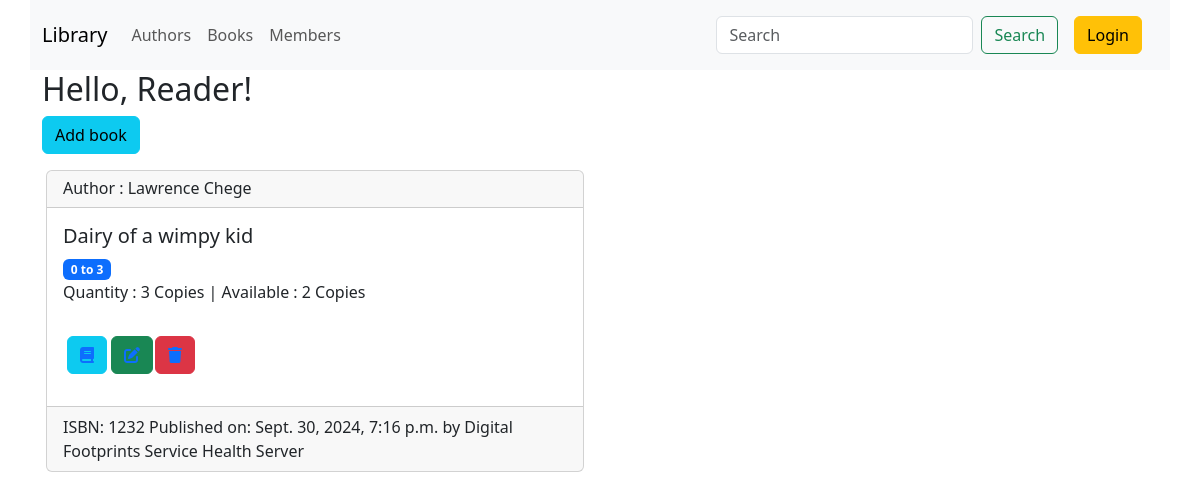
/books/, run on an earlier commit of the app's database.
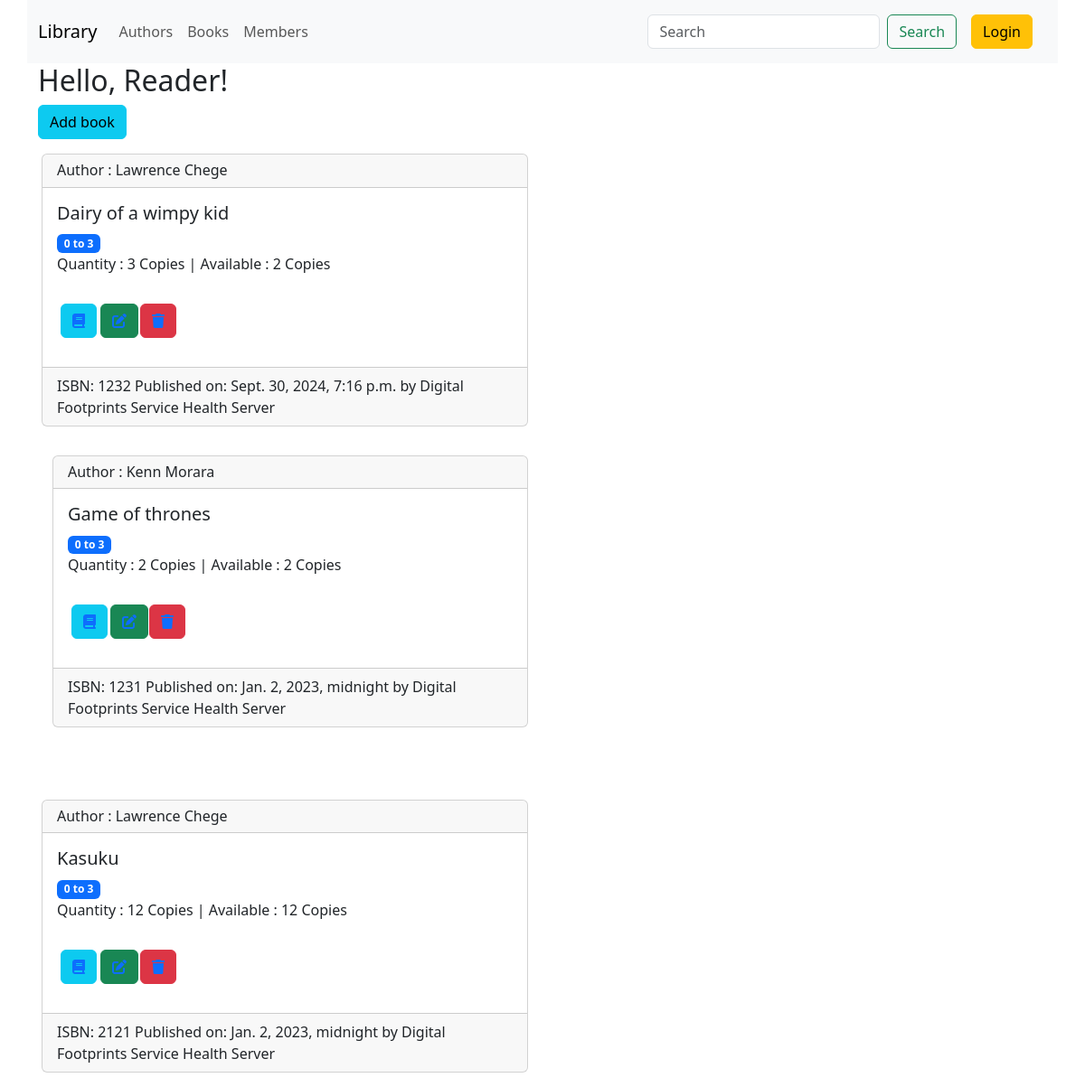
And on a later commit of the database.
### library/models.py (models this page shows, shortened)
class Book(models.Model):
    title = models.CharField(max_length=250)
    author = models.ForeignKey(Author, on_delete=models.CASCADE)
    category = models.ForeignKey(Category, on_delete=models.CASCADE)
    age_group = models.ForeignKey(AgeGroup, on_delete=models.CASCADE, blank=True, null=True)
    isbn = models.CharField(max_length=20, unique=True)
    quantity= models.PositiveIntegerField(default=0)
    available= models.PositiveIntegerField(default=0)
    publisher= models.ForeignKey(Publisher, on_delete=models.CASCADE)
    publishing_date = models.DateTimeField(blank=True, null=True)
    created_by = models.ForeignKey(User, on_delete=models.CASCADE, related_name="creator")
    created_on = models.DateTimeField(default=timezone.now)
    modified_by = models.ForeignKey(User, on_delete=models.CASCADE, related_name="modifier", blank=True, null=True)
    modified_on = models.DateTimeField(default=timezone.now)

class Author(models.Model):
    id = models.AutoField(primary_key=True)
    title = models.CharField(max_length=25)
    full_name = models.CharField(max_length=100)
    def __str__(self) -> str:
        return f'{self.full_name}'

class AgeGroup(models.Model):
    id = models.AutoField(primary_key=True)
    name = models.CharField(max_length=100)
    min_age = models.IntegerField()
    max_age = models.IntegerField()
    def __str__(self) -> str:
        return f'{self.min_age} to {self.max_age}'

class Publisher(models.Model):
    id = models.AutoField(primary_key=True)
    name = models.CharField(max_length=100)
    website = models.URLField(blank=True, null=True)
    address = models.CharField(max_length=250, blank=True, null=True)
    def __str__(self) -> str:
        return f'{self.name}'

### library/views.py (the view)
# urls.py: path(r"books/", list_books, name='list_books'),
def list_books(request):
    books = Book.objects.all()
    return render(request, 'books/list.html', {'books': books})

### library/templates/books/list.html (shortened to what this page needs)
{% extends 'base.html' %} {% block content%}
<div class="container">
  <h2>Hello, {{user.username|default:'Reader'}}!</h2>
  <a class="btn btn-info" href="{% url 'create_book'  %}"> Add book</a>
  <div class="row align-items-start">
    {% for book in books %}
    <div class="col-sm-6 col col-md-6 p-3">
      <div class="card">
        <h6 class="card-header">Author : {{book.author}}</h6>
        <div class="card-body">
          <h5 class="card-title">{{book.title}}</h5>
          <span class="badge bg-primary">{{book.age_group}}</span>
          <p class="card-text">
            Quantity : {{book.quantity}} Copies | Available : {{book.available}}
            Copies
          </p>
          <div class="row">
            <div class="col-1 col-sm-1 col-md-1 p-3">
              <button
                class="btn btn-info"
                data-bs-toggle="tooltip"
                data-bs-placement="top"
                title="Issue Book"
              >
                <a href="{% url 'issue_book' %}">
                  <i class="fa-solid fa-book btn-info"></i>
                </a>
              </button>
            </div>
            <div class="col-1 col-sm-1 col-md-1 p-3">
              <button
                class="btn btn-success"
                data-bs-toggle="tooltip"
                data-bs-placement="top"
                title="Update Book Details"
              >
                <a href="{% url 'update_book' book.id %}">
                  <i class="fa-solid fa-pen-to-square btn-success"></i>
                </a>
              </button>
            </div>
            <div class="col-1 col-sm-1 col-md-1 p-3">
              <form action="{% url 'delete_book' book.id %} " method="POST">
                <button
                  class="btn btn-danger"
                  data-bs-toggle="tooltip"
                  data-bs-placement="top"
                  title="Delete Book"
                >
                  <a href="{% url 'delete_book' book.id %}">
                    <i class="fa-solid fa-trash btn-danger"></i>
                  </a>
                </button>
              </form>
            </div>
          </div>
        </div>
        <div class="card-footer">
          ISBN: {{book.isbn}} Published on: {{book.publishing_date}} by
          {{book.publisher}}
        </div>
      </div>
    </div>
  </div>
  {% endfor %}
</div>
{% endblock %}

### library/templates/base.html (shortened to what this page needs)
{% load static %}
<!DOCTYPE html>
<html>
  <head>
    {% load bootstrap5 %} {% bootstrap_css %} {% bootstrap_javascript %}
    <link
      href="{% static 'fontawesomefree/css/fontawesome.css' %}"
      rel="stylesheet"
      type="text/css"
    />
    <link
      href="{% static 'fontawesomefree/css/brands.css' %}"
      rel="stylesheet"
      type="text/css"
    />
    <link
      href="{% static 'fontawesomefree/css/solid.css' %}"
      rel="stylesheet"
      type="text/css"
    />
  </head>
  <body>
    <div class="container overflow-hidden">
      <div class="row gy-5">
        <nav class="navbar navbar-expand-lg navbar-light bg-light">
          <div class="container-fluid">
            <a class="navbar-brand" href="{% url 'dashboard' %}">Library</a>
            <div class="collapse navbar-collapse" id="navbarNavAltMarkup">
              <div class="navbar-nav">
                <a class="nav-link" href="{% url 'list_authors' %}">Authors</a>
                <a class="nav-link" href="{% url 'list_books' %}">Books</a>
                <a class="nav-link" href="{% url 'list_members' %}">Members</a>
              </div>
            </div>
            <div class="navbar-nav px-2">
              <form class="d-flex p-2">
                <input
                  class="form-control me-2"
                  type="search"
                  placeholder="Search"
                  aria-label="Search"
                />
                <button class="btn btn-outline-success" type="submit">
                  Search
                </button>
              </form>
              {% block nav %} {% if user.is_authenticated %}
              <a class="nav-link p-2" href="{% url 'logout' %}">
                <button class="btn btn-dark">Logout</button>
              </a>
              <a class="nav-link p-2" href="{% url 'password_change' %}">
                <button class="btn btn-outline-info">Change Password</button>
              </a>
              {% else %}
              <a class="nav-link p-2" href="{% url 'login' %}">
                <button class="btn btn-warning">Login</button>
              </a>
              {% endif %} {% endblock %}
            </div>
          </div>
        </nav>
        {% block content %} {% endblock %}
      </div>
    </div>
  </body>
</html>

What changed in the data, as far as the page shows it:
added Book: author "Kenn Morara", title "Game of thrones", age_group "0 to 3", quantity "2", available "2", isbn "1231", publishing_date "Jan. 2, 2023, midnight", publisher "Digital Footprints Service Health Server"
added Book: author "Lawrence Chege", title "Kasuku", age_group "0 to 3", quantity "12", available "12", isbn "2121", publishing_date "Jan. 2, 2023, midnight", publisher "Digital Footprints Service Health Server"
